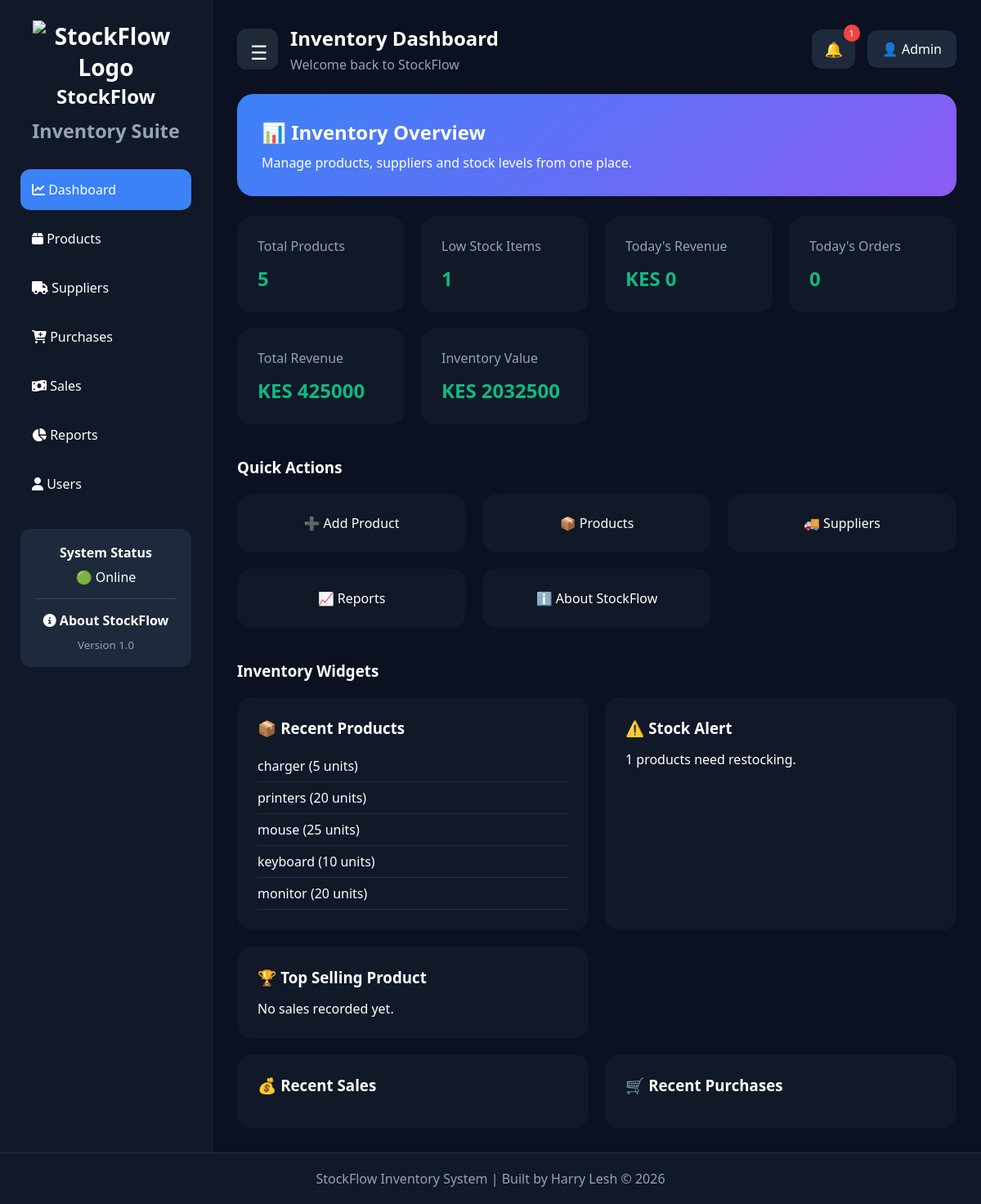
The page /dashboard (signed in) on the database as committed earlier.
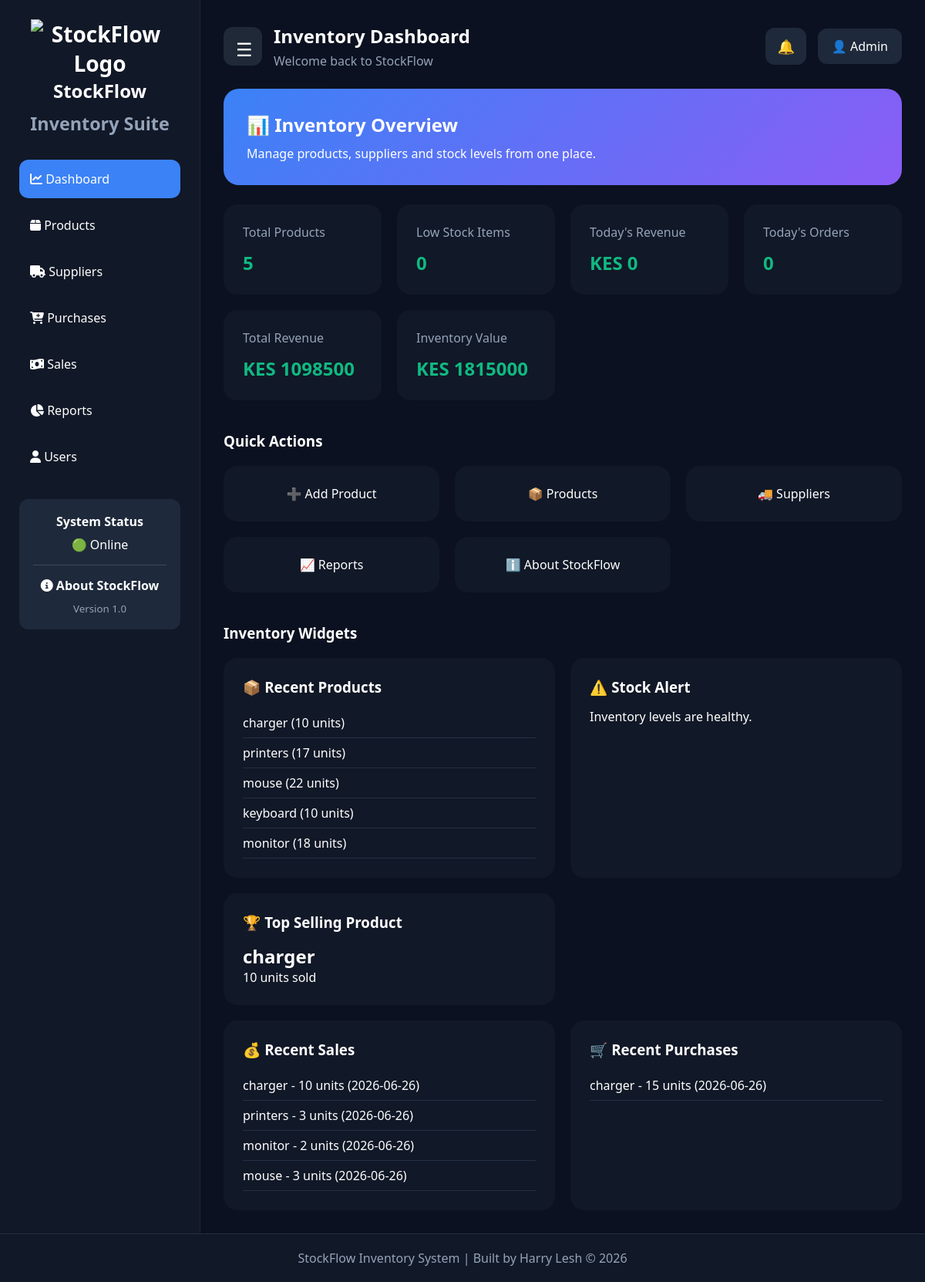
The same page on the database as committed later.
### tables this page shows
CREATE TABLE products(
        id INTEGER PRIMARY KEY AUTOINCREMENT,
        name TEXT NOT NULL,
        category TEXT NOT NULL,
        stock INTEGER NOT NULL,
        price REAL NOT NULL
    );

CREATE TABLE sales(
       id INTEGER PRIMARY KEY AUTOINCREMENT,
       product_id INTEGER NOT NULL,
       quantity INTEGER NOT NULL,
       selling_price REAL NOT NULL,
       customer_name TEXT NOT NULL,
       sale_date TEXT NOT NULL
    );

CREATE TABLE purchases(
       id INTEGER PRIMARY KEY AUTOINCREMENT,
        product_id INTEGER NOT NULL,
        supplier_id INTEGER NOT NULL,
        quantity INTEGER NOT NULL,
        cost REAL NOT NULL,
        purchase_date TEXT NOT NULL
    );

### app.py (the view)
@app.route("/dashboard")
def dashboard():
    if "user" not in session:
        return redirect("/")
    conn = sqlite3.connect("database.db")
    cursor = conn.cursor()
    cursor.execute("SELECT COUNT(*) FROM products")
    total_products = cursor.fetchone()[0]
    cursor.execute(
        "SELECT COUNT(*) FROM products WHERE stock < 10"
    )
    low_stock = cursor.fetchone()[0]
    cursor.execute("""
        SELECT name, stock
        FROM products
        WHERE stock < 10
        ORDER BY stock ASC
    """)
    low_stock_products = cursor.fetchall()
    cursor.execute("""
        SELECT *
        FROM products
        ORDER BY id DESC
        LIMIT 5
    """)
    recent_products = cursor.fetchall()
    cursor.execute("""
        SELECT IFNULL(
            SUM(quantity * selling_price),
            0
        )
        FROM sales
    """)
    total_revenue = cursor.fetchone()[0]
    cursor.execute("""
        SELECT IFNULL(
            SUM(stock * price),
            0
        )
        FROM products
    """)
    inventory_value = cursor.fetchone()[0]
    cursor.execute("""
        SELECT
            products.name,
            sales.quantity,
            sales.sale_date
        FROM sales
        JOIN products
        ON sales.product_id = products.id
        ORDER BY sales.id DESC
        LIMIT 5
    """)
    recent_sales = cursor.fetchall()
    cursor.execute("""
        SELECT
            products.name,
            purchases.quantity,
            purchases.purchase_date
        FROM purchases
        JOIN products
        ON purchases.product_id = products.id
        ORDER BY purchases.id DESC
        LIMIT 5
    """)
    recent_purchases = cursor.fetchall()
    from datetime import date
    today = date.today().strftime("%Y-%m-%d")
    cursor.execute("""
        SELECT IFNULL(
            SUM(quantity * selling_price),
            0
        )
        FROM sales
        WHERE sale_date = ?
    """, (today,))
    today_sales = cursor.fetchone()[0]
    cursor.execute("SELECT COUNT(*) FROM sales")
    total_orders = cursor.fetchone()[0]
    cursor.execute("""
        SELECT COUNT(*)
        FROM sales
        WHERE sale_date = ?
    """, (today,))
    today_orders = cursor.fetchone()[0]
    cursor.execute("""
        SELECT
            products.name,
            SUM(sales.quantity) AS sold
        FROM sales
        JOIN products
        ON sales.product_id = products.id
        GROUP BY products.name
        ORDER BY sold DESC
        LIMIT 1
    """)
    top_product = cursor.fetchone()
    conn.close()
    return render_template(
        "dashboard.html",
        total_products=total_products,
        low_stock=low_stock,
        low_stock_products=low_stock_products,
        recent_products=recent_products,
        recent_sales=recent_sales,
        recent_purchases=recent_purchases,
        total_revenue=total_revenue,
        inventory_value=inventory_value,
        today_sales=today_sales,
        total_orders=total_orders,
        today_orders=today_orders,
        top_product=top_product,
    )

### templates/dashboard.html (shortened to what the changed rows need)
{% extends "layout.html" %}
{% block content %}
<div class="dashboard-wrapper">
    <aside class="sidebar">
        <div class="logo">
            <h2>StockFlow</h2>
        </div>
    </aside>
    <main class="main-content">
        <div class="topbar">
            <div class="top-left">
                <div>
                    <h2>Inventory Dashboard</h2>
                </div>
            </div>
            <div class="top-right">
                <div class="notification-wrapper">
                    <button class="notification-btn">
                        🔔
                        {% if low_stock > 0 %}
                        <span class="notification-count">
                            {{ low_stock }}
                        </span>
                        {% endif %}
                    </button>
                </div>
            </div>
        </div>
        <div class="welcome-banner">
            <h2>📊 Inventory Overview</h2>
        </div>
        <div class="stats-grid">
            <div class="stat-card">
                <h2>{{ total_products }}</h2>
            </div>
            <div class="stat-card">
                <span>Low Stock Items</span>
                <h2>{{ low_stock }}</h2>
            </div>
            <div class="stat-card">
                <h2>KES {{ "%.0f"|format(today_sales) }}</h2>
            </div>
            <div class="stat-card">
                <h2>{{ today_orders }}</h2>
            </div>
            <div class="stat-card">
                <span>Total Revenue</span>
                <h2>KES {{ "%.0f"|format(total_revenue) }}</h2>
            </div>
            <div class="stat-card">
                <span>Inventory Value</span>
                <h2>KES {{ "%.0f"|format(inventory_value) }}</h2>
            </div>
        </div>
        <div class="widgets-grid">
            <div class="widget-card">
                <ul>
                    {% for product in recent_products %}
                    <li>
                        {{ product[1] }}
                        ({{ product[3] }} units)
                    </li>
                    {% endfor %}
                </ul>
            </div>
            <div class="widget-card">
                <h3>⚠️ Stock Alert</h3>
                {% if low_stock > 0 %}
                <p>
                    {{ low_stock }}
                    products need restocking.
                </p>
                {% else %}
                <p>
                    Inventory levels are healthy.
                </p>
                {% endif %}
            </div>
            <div class="widget-card">
                <h3>🏆 Top Selling Product</h3>
                {% if top_product %}
                <h2>{{ top_product[0] }}</h2>
                <p>
                    {{ top_product[1] }} units sold
                </p>
                {% else %}
                <p>No sales recorded yet.</p>
                {% endif %}
            </div>
        </div>
        <div class="widgets-grid">
            <div class="widget-card">
                <ul>
                    {% for sale in recent_sales %}
                    <li>
                        {{ sale[0] }}
                        - {{ sale[1] }} units
                        ({{ sale[2] }})
                    </li>
                    {% endfor %}
                </ul>
            </div>
            <div class="widget-card">
                <ul>
                    {% for purchase in recent_purchases %}
                    <li>
                        {{ purchase[0] }}
                        - {{ purchase[1] }} units
                        ({{ purchase[2] }})
                    </li>
                    {% endfor %}
                </ul>
            </div>
        </div>
    </main>
</div>
{% endblock %}

Rows that differ between the two databases and show on the page:
changed products "charger": stock "5" → "10"; name (not shown) → "charger"
changed products "printers": stock "20" → "17"
changed products "mouse": stock "25" → "22"
changed products "monitor": stock "20" → "18"
added sales: name "charger", quantity "10", sale_date "2026-06-26"
added sales: name "printers", quantity "3", sale_date "2026-06-26"
added sales: name "monitor", quantity "2", sale_date "2026-06-26"
added sales: name "mouse", quantity "3", sale_date "2026-06-26"
added purchases: name "charger", quantity "15", purchase_date "2026-06-26"
Other text that changed with them:
{{ low_stock }}: "1" → "0"
{{ "%.0f"|format(total_revenue) }}: "425000" → "1098500"
{{ "%.0f"|format(inventory_value) }}: "2032500" → "1815000"
{{ top_product[1] }}: (not shown) → "10"
{{ low_stock }}: "1" → (not shown)
text no longer shown: "products need restocking. No sales recorded yet."
text now shown: "Inventory levels are healthy. units sold"
